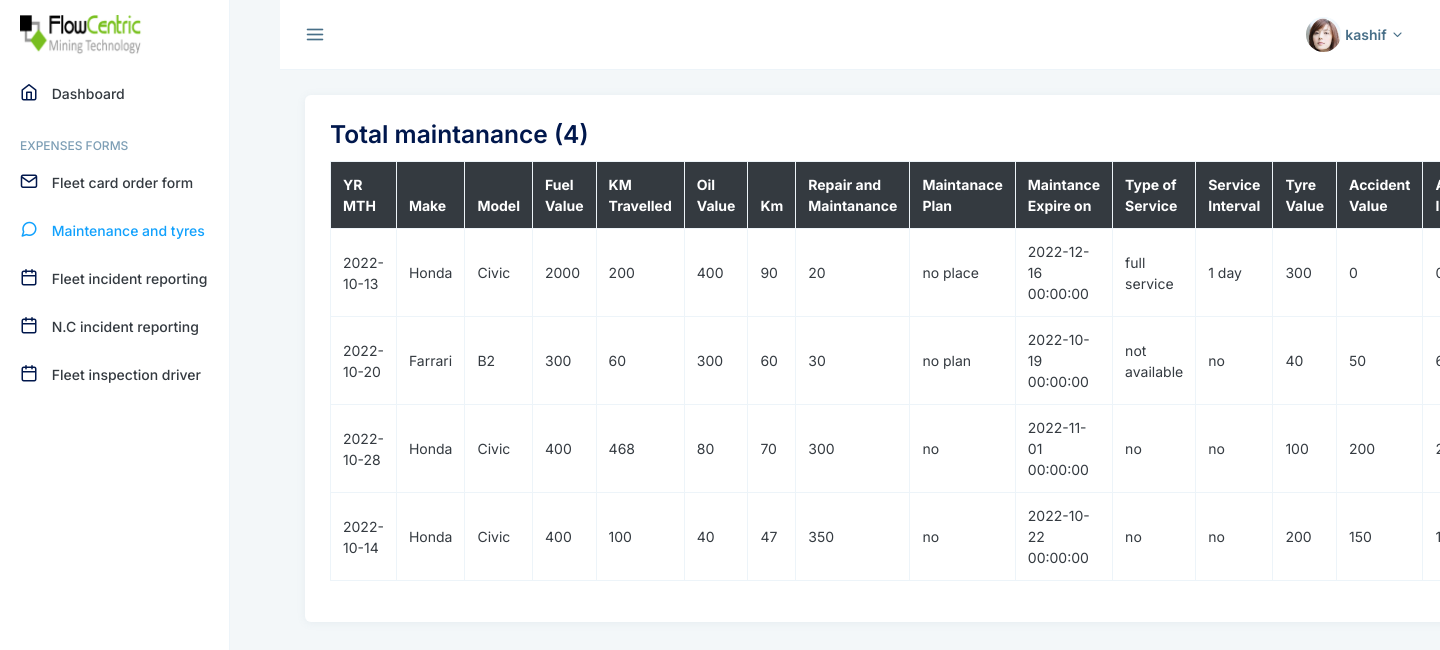
/maintenance_card_form (signed in), run on the app's committed database.
### myapp/models.py (models this page shows, shortened)
class User(db.Model, UserMixin):
    id = db.Column(db.Integer, primary_key=True)
    username = db.Column(db.String(40), nullable=False)
    email = db.Column(db.String(70))
    joining_date = db.Column(db.DateTime, default=datetime.now)
    password = db.Column(db.String(400))
    is_admin = db.Column(db.Boolean, default=False)
    employee_no = db.Column(db.Integer, unique=False, nullable=True)
    fleet_no = db.Column(db.Integer, unique=False, nullable=True)
    milage = db.Column(db.Integer, unique=False, nullable=True)
    driver_license_image = db.Column(db.String(200), unique=False, nullable=True)
    id_no_image = db.Column(db.String(200), unique=False, nullable=True)
    drivers_license_no = db.Column(db.Integer, unique=False, nullable=True)
    drivers_license_endorced = db.Column(db.String(5), unique=False, nullable=True)
    drivers_license_renewal_date = db.Column(db.Date, default=datetime.now().date)
    cell_no = db.Column(db.Integer, unique=False, nullable=True)
    family_members = db.Column(db.String(300), unique=False, nullable=True)
    vehicle = db.relationship("Vehicle", backref="driver", uselist=False)
    fleet_card = db.relationship("FleetCard", backref="fleet_card_driver", uselist=False)
    maintanance = db.relationship("MaintenancesTyres", backref="driver_maintanance", lazy='dynamic')
    vehicle_expense = db.relationship("VehicleExpense", backref="vehicle_expense", uselist=True)

class MaintenancesTyres(db.Model):
    id = db.Column(db.Integer, primary_key=True)
    reg_num = db.Column(db.String(50))
    yr_mth = db.Column(db.DateTime, default=datetime.now())
    make = db.Column(db.String(50))
    model = db.Column(db.String(50))
    fuel_value = db.Column(db.String(50))
    km_travelled = db.Column(db.String(50))
    oil_value = db.Column(db.String(50))
    km = db.Column(db.String(50))
    repair_and_maint = db.Column(db.String(50))
    maintenance_plan = db.Column(db.String(50))
    maintenance_expiry_year_month_km_date = db.Column(db.DateTime, default=datetime.now)
    type_of_service = db.Column(db.String(50))
    service_intervals = db.Column(db.String(50))
    tyre_value = db.Column(db.String(50))
    accident_value = db.Column(db.String(50))
    accident_incident = db.Column(db.String(50))
    other_value = db.Column(db.String(50))
    description = db.Column(db.String(50))
    toll_value =   db.Column(db.String(50))
    driver_id = db.Column(db.Integer, db.ForeignKey("user.id"), nullable=False)

### myapp/driver_forms/routes.py (the view)
@driver_forms.route("/maintenance_card_form",methods=["POST","GET"])
@login_required
def maintenance_card_form():
    maintanance = MaintenancesTyres.query.filter_by(driver_id=current_user.id).all()
    return render_template("driver_forms/maintenance.html",
            maintanance_card_class="router-link-active", maintanance=maintanance)

### myapp/models.py (called while the page is built)
@login_manager.user_loader
def load_user(user_id):
    return User.query.get(user_id)

### myapp/templates/driver_forms/maintenance.html (shortened to what this page needs)
{% extends "layout.html" %}
{% block body %}
<div class="main">
  <div class="card">
    <div class="card-body">
      <div class="header d-flex flex-row justify-content-between">
        <h3>Total maintanance ({{maintanance|count}})</h3>
      </div>
      <div class="table-responsive">
        <table class="table table-bordered table-hover">
          <thead>
            <tr class="bg-dark text-white">
              <th>YR MTH</th>
              <th>Make</th>
              <th>Model</th>
              <th>Fuel Value</th>
              <th>KM Travelled</th>
              <th>Oil Value</th>
              <th>Km</th>
              <th>Repair and Maintanance</th>
              <th>Maintanace Plan</th>
              <th>Maintance Expire on</th>
              <th>Type of Service</th>
              <th>Service Interval</th>
              <th>Tyre Value</th>
              <th>Accident Value</th>
              <th>Accident Incident</th>
            </tr>
          </thead>
          <tbody>
            {% for t in maintanance %}
            <tr>
              <td>{{ t.yr_mth.strftime("%Y-%m-%d") }}</td>
              <td>{{ t.make }}</td>
              <td>{{ t.model }}</td>
              <td>{{ t.fuel_value }}</td>
              <td>{{ t.km_travelled }}</td>
              <td>{{ t.oil_value }}</td>
              <td>{{ t.km }}</td>
              <td>{{ t.repair_and_maint }}</td>
              <td>{{ t.maintenance_plan }}</td>
              <td>{{ t.maintenance_expiry_year_month_km_date }}</td>
              <td>{{ t.type_of_service }}</td>
              <td>{{ t.service_intervals }}</td>
              <td>{{ t.tyre_value }}</td>
              <td>{{ t.accident_value }}</td>
              <td>{{ t.accident_incident }}</td>
            </tr>
            {% endfor %}
          </tbody>
        </table>
      </div>
    </div>
  </div>
</div>
{% endblock %}

### myapp/templates/layout.html (shortened to what this page needs)
<!doctype html>
<html lang="en">
  <head>
    <link href="https://cdn.jsdelivr.net/npm/bootstrap@5.0.2/dist/css/bootstrap.min.css" rel="stylesheet">
    <link
      href="static/assets/vendors/apexcharts/dist/apexcharts.css"
      rel="stylesheet"
    />
    <link href="static/assets/css/app.min.css" rel="stylesheet" />
  </head>
  <body>
<div class="layout">
  <div class="vertical-layout">
    <div class="header-text-dark header-nav layout-vertical">
      <div class="header-nav-wrap">
        <div class="header-nav-left">
          <div class="header-nav-item desktop-toggle">
            <div class="header-nav-item-select cursor-pointer">
              <i class="nav-icon feather icon-menu icon-arrow-right"></i>
            </div>
          </div>
        </div>
        <div class="header-nav-right">
          <div class="header-nav-item">
            <div class="dropdown header-nav-item-select nav-notification">
              <div
                class="toggle-wrapper"
                id="nav-notification-dropdown"
                data-bs-toggle="dropdown"
              >
              </div>
            </div>
          </div>
          <div class="header-nav-item">
            <div class="header-nav-item-select">
              <div
                class="toggle-wrapper"
                data-bs-toggle="modal"
                data-bs-target="#quick-view"
              >
              </div>
            </div>
          </div>
          <div class="header-nav-item">
            <div class="dropdown header-nav-item-select">
              <div
                class="toggle-wrapper"
                id="nav-lang-dropdown"
                data-bs-toggle="dropdown"
              >
                <div
                  class="avatar avatar-circle avatar-image"
                  style="width: 22px; height: 22px; line-height: 22px"
                >
                </div>
              </div>
            </div>
          </div>
          <div class="header-nav-item">
            <div class="dropdown header-nav-item-select nav-profile">
              <div
                class="toggle-wrapper"
                id="nav-profile-dropdown"
                data-bs-toggle="dropdown"
              >
                <div
                  class="avatar avatar-circle avatar-image"
                  style="width: 35px; height: 35px; line-height: 35px"
                >
                  <img src="static/assets/images/avatars/thumb-1.jpg" alt="" />
                </div>
                <span class="fw-bold mx-1">{{ current_user.username }}</span>
                <i class="feather icon-chevron-down"></i>
              </div>
            </div>
          </div>
        </div>
      </div>
    </div>
    <div class="side-nav vertical-menu nav-menu-light scrollable">
      <div class="nav-logo">
        <div class="w-100 logo">
          <img
            class="img-fluid"
            src="static/assets/images/logo/logo.png"
            style="max-height: 40px"
            alt="logo"
          />
        </div>
      </div>
      <ul class="nav-menu main_dashboad_menu">
        <li class="nav-menu-item {{dashboard}}">
          <a href="/">
            <i class="feather icon-home"></i>
            <span class="nav-menu-item-title">Dashboard</span>
          </a>
        </li>
        <li class="nav-group-title">Expenses Forms</li>
        <li class="nav-menu-item {{fleet_card_class}}">
          <a href="{{ url_for('driver_forms.fleet_card_form') }}">
            <i class="feather icon-mail"></i>
            <span class="nav-menu-item-title">Fleet card order form</span>
          </a>
        </li>
        <li class="nav-menu-item {{ maintanance_card_class }}">
          <a href="{{url_for('driver_forms.maintenance_card_form')}}">
            <i class="feather icon-message-circle"></i>
            <span class="nav-menu-item-title">Maintenance and tyres</span>
          </a>
        </li>
        <li class="nav-menu-item {{ fleet_incident_card_class }}">
          <a href="{{url_for('driver_forms.fleet_incident_reporting_form')}}">
            <i class="feather icon-calendar"></i>
            <span class="nav-menu-item-title">Fleet incident reporting</span>
          </a>
        </li>
        <li class="nav-menu-item {{ nc_card_class }}">
          <a href="{{url_for('driver_forms.fleet_N_incident_reporting_form')}}">
            <i class="feather icon-calendar"></i>
            <span class="nav-menu-item-title">
              N.C incident reporting</span>
          </a>
        </li>
        <li class="nav-menu-item {{ reporting_card_class }}" >
          <a href="{{url_for('driver_forms.fleet_inspection_reporting_form')}}">
            <i class="feather icon-calendar"></i>
            <span class="nav-menu-item-title">
             Fleet inspection driver</span>
          </a>
        </li>
      </ul>
    </div>
    <div class="content">
        {% block body %}
        {% endblock body %}
    </div>
    </div>
  </div>
  </body>
</html>

### myapp/templates/driver_forms/maintenance.html (style rules this page uses)
body { overflow: scroll; }

### data on the page
User: username "kashif"
MaintenancesTyres: yr_mth "2022-10-13", make "Honda", model "Civic", fuel_value "2000", km_travelled "200", oil_value "400", km "90", repair_and_maint "20", maintenance_plan "no place", maintenance_expiry_year_month_km_date "2022-12-16 00:00:00", type_of_service "full service", service_intervals "1 day", tyre_value "300", accident_value "0"
MaintenancesTyres: yr_mth "2022-10-20", make "Farrari", model "B2", fuel_value "300", km_travelled "60", oil_value "300", km "60", repair_and_maint "30", maintenance_plan "no plan", maintenance_expiry_year_month_km_date "2022-10-19 00:00:00", type_of_service "not available", service_intervals "no", tyre_value "40", accident_value "50"
MaintenancesTyres: yr_mth "2022-10-28", make "Honda", model "Civic", fuel_value "400", km_travelled "468", oil_value "80", km "70", repair_and_maint "300", maintenance_plan "no", maintenance_expiry_year_month_km_date "2022-11-01 00:00:00", type_of_service "no", service_intervals "no", tyre_value "100", accident_value "200"
MaintenancesTyres: yr_mth "2022-10-14", make "Honda", model "Civic", fuel_value "400", km_travelled "100", oil_value "40", km "47", repair_and_maint "350", maintenance_plan "no", maintenance_expiry_year_month_km_date "2022-10-22 00:00:00", type_of_service "no", service_intervals "no", tyre_value "200", accident_value "150"

### other printed values
{{ maintanance|count }} "4"
